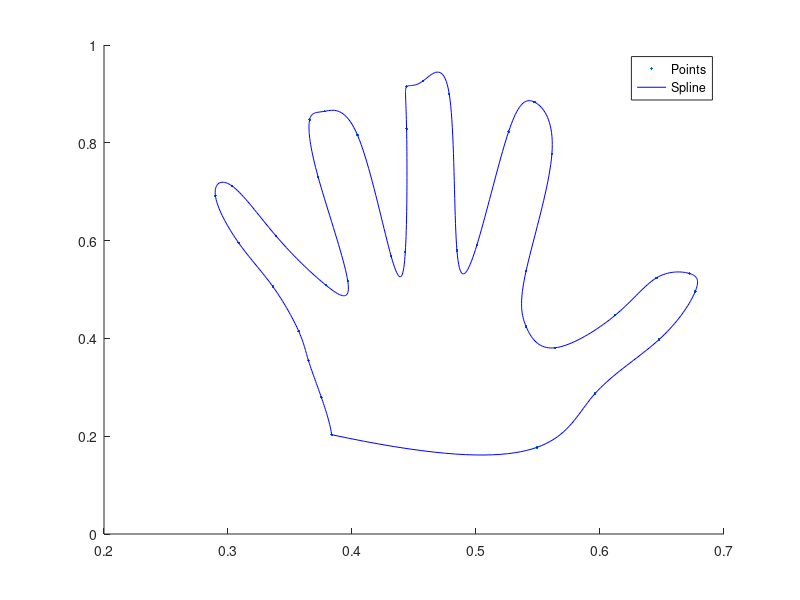

Source code (MATLAB): (Note: this script raises an error after producing the figure.)
%% Read data
% figure('position',get(0,'screensize'))
% axes('position',[0 0 1 1])
% [x,y] = ginput;
filename = 'hand.mat';
save(filename);

%% 
clear, clc, load('handClosed.mat');
n = length(x);
s = (1:n)';
t = (1:.05:n)';
u1 = spline(s,x,t);
v1 = spline(s,y,t);
u2 = pchip(s,x,t);
v2 = pchip(s,y,t);
clf reset
hold all,
plot(x,y,'.','DisplayName', 'Points')
plot(u1,v1,'-','Color','b','DisplayName', 'Spline')
%plot(u2,v2,'-','Color','r','DisplayName', 'pchiptx')
legend('show')

%% 3.5 Alternative approach
%% Data
% axes('position',[0 0 1 1])
% [x0,y0] = ginput;
% filename = 'handCenter.mat';
% save(filename);
% 
% %%
% load('handCenter.mat');
% x = x - x0(1);
% y = y - y0(1);
% theta = atan2(y,x);
% r = sqrt(x.^2 + y.^2);
% plot(theta,r);
% 
% delta = 0.1;
% t = (theta(1):delta:theta(end))';
% p = pchiptx(theta,r,t);
% s = splinetx(theta,r,t);

%% Calcul area ma
%% Opcio A -> area del poligon
total = 0;
for i = 1:length(x)-1
    total = total + x(i)*y(i+1);
    total = total - x(i+1)*y(i);
end
areaMaA = total/2

% en una linea: areaMaA = (x'*y([2:n 1]) - x([2:n 1])'*y)/2

%% Opcio B -> Quadratura simple
h = 1;
xmin = min(x(:));
ymin = min(y(:));
xmax = max(x(:));
ymax = max(y(:));
[u,v] = meshgrid(xmin:h:xmax,ymin:h:ymax);
k = inpolygon(u,v,x,y);
areaMaB = h^2*nnz(k)

%% Opcio C -> Quadratura adaptativa (2D)
tol = 0.005;
areaMaC = dblquad(@(u,v)chi(u,v,x,y),xmin,xmax,ymin,ymax,tol)
k = chi(u,v,x,y)



